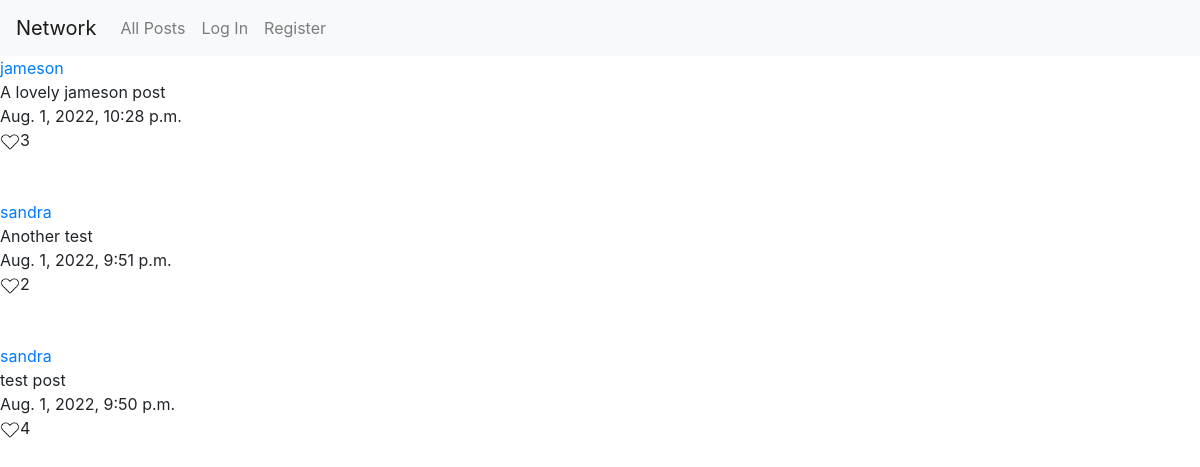
The app's page /, older data.
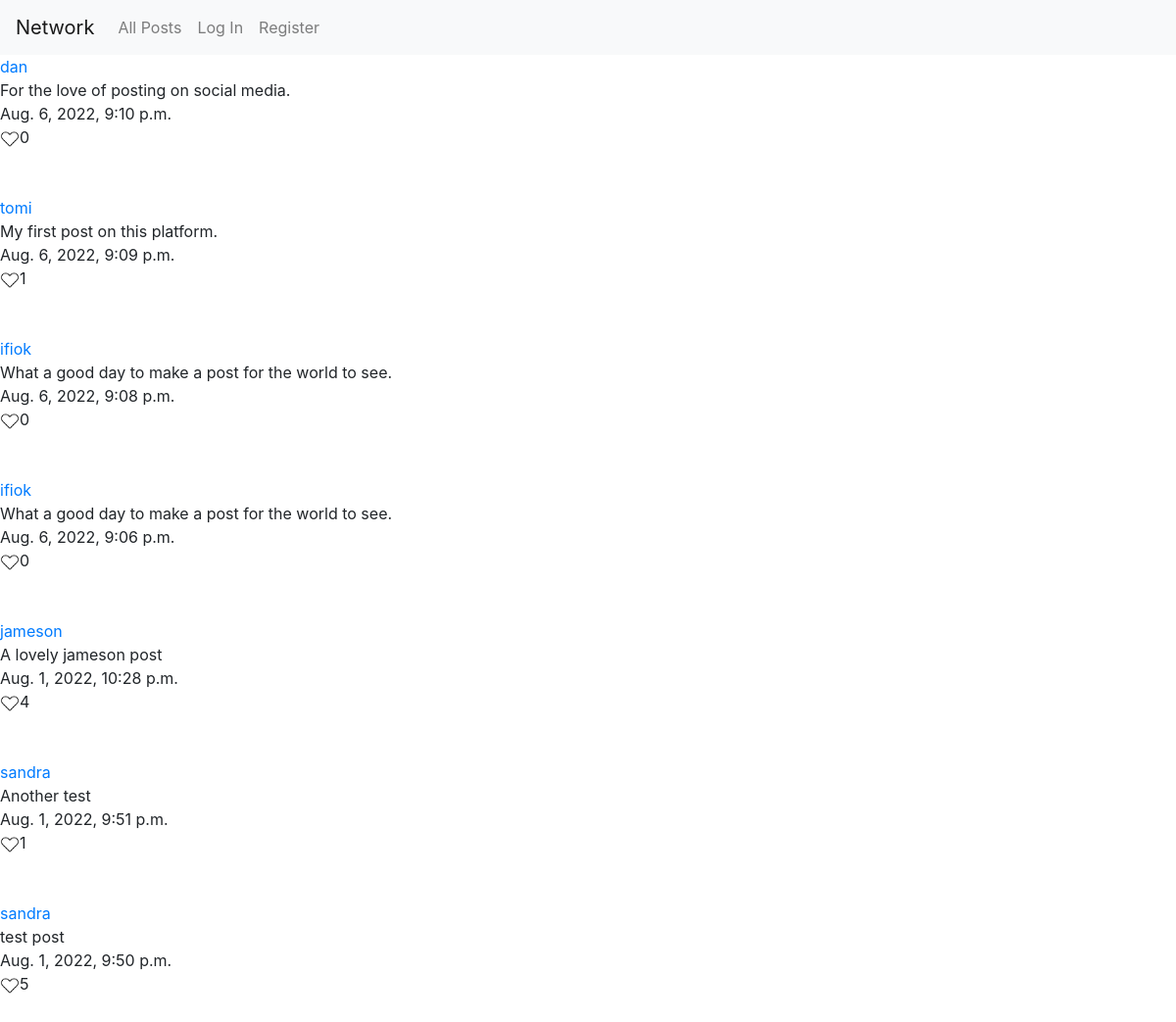
The same page, newer data.
### network/models.py (models this page shows)
class Post(models.Model):
    post = models.CharField(max_length=255, blank=False, editable=True)
    user = models.ForeignKey(User, related_name="posted_by", on_delete=models.CASCADE)
    timestamp = models.DateTimeField(auto_now=True, null=False)

class User(AbstractUser):
    pass

### network/views.py (the view)
# urls.py: path("", views.index, name="index"),
def index(request):
    posts = Post.objects.all().order_by("-timestamp")
    print(f"The user is {request.user}")
    meta = {
            "components_to_show" : ("make_post","posts")
        }
    return load_posts(request=request, posts=posts, meta_data=meta)

### network/views.py (called while the page is built)
def load_posts(request, posts, user_likes=None,
    meta_data={
        "components_to_show" : None,
        "profile_user" : None,
        "follows_user" : None,
        "followers_count": 0,
        "count_user_follows": 0
    }):
    if request.user.is_authenticated :
        likes = Like.objects.filter(user=request.user)
        user_likes = [like.post.id for like in likes]
    else:
        print("The user is not authenticated.")
    return render(request, "network/index.html", {
        "posts" : posts,
        "user_likes" : user_likes,
        "meta" : meta_data
    })

### network/templates/network/index.html (shortened to what this page needs)
{% extends "network/layout.html" %}
{% load static %}
{% block body %}
    {% if 'posts' in meta.components_to_show %}
        {% for post in posts %}
            <div>
                <div>
                    <a href="{% url 'profile' post.user.username %}">{{post.user}}</a><br/>
                </div>
                <div id="post_div">
                    <div id="post_content">{{post.post}}</div>
                </div>
                <div>
                    <div>{{post.timestamp}}<br/></div>
                    <div>
                        {% if not user.is_authenticated or not post.id in user_likes %}
                            <img src="{% static 'network/img/translike.png' %}" data-postid="{{post.id}}" width="20px" height="20px" class="btn_like"  /><span class="likes">{{post.likes.count}}</span><br/><br/><br/>
                        {% else %}
                            <img src="{% static 'network/img/red.png' %}" data-postid="{{post.id}}" width="20px" height="20px" class="btn_like" /><span class="likes">{{post.likes.count}}</span><br/><br/><br/>
                        {% endif %}
                    </div>
                </div>
            </div>
            {% empty %}
                <br/><br/><br/><h2>No posts to display. Follow other users to see their posts.</h2>
        {% endfor %}
    {% endif %}
{% endblock %}

### network/templates/network/layout.html (shortened to what this page needs)
{% load static %}
<!DOCTYPE html>
<html lang="en">
    <head>
        <link rel="stylesheet" href="https://stackpath.bootstrapcdn.com/bootstrap/4.4.1/css/bootstrap.min.css">
        <link href="{% static 'network/styles/styles.css' %}" rel="stylesheet">
    </head>
    <body>
        <nav class="navbar navbar-expand-lg navbar-light bg-light">
            <a class="navbar-brand" href="#">Network</a>
            <div>
              <ul class="navbar-nav mr-auto">
                <li class="nav-item">
                  <a class="nav-link" href="{% url 'index' %}">All Posts</a>
                </li>
                {% if user.is_authenticated %}
                    <li class="nav-item">
                        <a class="nav-link" href="{% url 'following' %}">Following</a>
                    </li>
                    <li class="nav-item">
                        <a class="nav-link" href="{% url 'logout' %}">Log Out</a>
                    </li>
                {% else %}
                    <li class="nav-item">
                        <a class="nav-link" href="{% url 'login' %}">Log In</a>
                    </li>
                    <li class="nav-item">
                        <a class="nav-link" href="{% url 'register' %}">Register</a>
                    </li>
                {% endif %}
              </ul>
            </div>
          </nav>
        <div class="body">
            {% block body %}
            {% endblock %}
        </div>
    </body>
</html>

Row changes from the older to the newer data that the page shows:
added Post: user "dan", post "For the love of posting on social media.", timestamp "Aug. 6, 2022, 9:10 p.m.", likes.count "0"
added Post: user "tomi", post "My first post on this platform.", timestamp "Aug. 6, 2022, 9:09 p.m.", likes.count "1"
added Post: user "ifiok", post "What a good day to make a post for the world to see.", timestamp "Aug. 6, 2022, 9:08 p.m.", likes.count "0"
added Post: user "ifiok", post "What a good day to make a post for the world to see.", timestamp "Aug. 6, 2022, 9:06 p.m.", likes.count "0"
computed for Post "A lovely jameson post": likes.count "3" → "4"
computed for Post "Another test": likes.count "2" → "1"
computed for Post "test post": likes.count "4" → "5"
